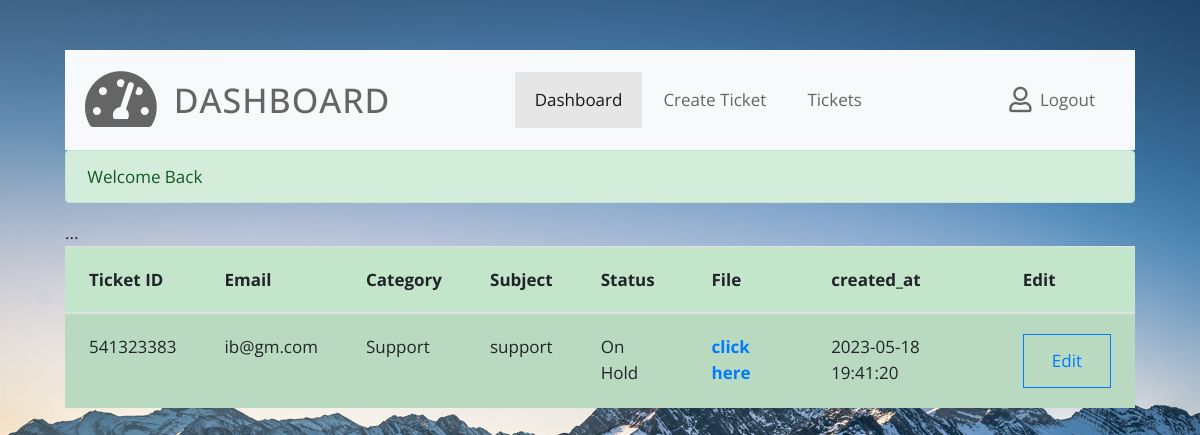
Screenshot of /user/tickets.php (signed in) with the database file from the repository.
### tables this page shows
CREATE TABLE `tickets` (
  `id` int(11) UNSIGNED NOT NULL,
  `name` varchar(50) NOT NULL,
  `email` varchar(50) NOT NULL,
  `subject` varchar(150) NOT NULL,
  `category` enum('New Installation','Support','Bug','Questions','Talon Chapman') NOT NULL,
  `status` enum('In Progress','Closed','On Hold') NOT NULL DEFAULT 'In Progress',
  `description` text NOT NULL,
  `files` varchar(250) NOT NULL,
  `ticket_id` int(11) NOT NULL,
  `created_at` timestamp NOT NULL DEFAULT current_timestamp() ON UPDATE current_timestamp()
);

### user/tickets.php (the view, shortened to what this page needs)
<!DOCTYPE html>
<html lang="en">
<head>
    <link rel="stylesheet" href="css/fontawesome.min.css">
    <link rel="stylesheet" href="css/bootstrap.min.css">
    <link rel="stylesheet" href="css/tooplate.css">
</head>
<body id="reportsPage" class="bg02">
    <div class="" id="home">
        <div class="container">
        <div class="row">
                <div class="col-12">
                    <nav class="navbar navbar-expand-xl navbar-light bg-light">
                        <a class="navbar-brand" href="index.php">
                            <i class="fas fa-3x fa-tachometer-alt tm-site-icon"></i>
                            <h1 class="tm-site-title mb-0">Dashboard</h1>
                        </a>
                        <div class="collapse navbar-collapse" id="navbarSupportedContent">
                            <ul class="navbar-nav mx-auto">
                                <li class="nav-item">
                                    <a class="nav-link active" href="index.php">Dashboard
                                    </a>
                                </li>
                                <li class="nav-item">
                                    <a class="nav-link" href="create-ticket.php">Create Ticket</a>
                                </li>
                                <li class="nav-item">
                                    <a class="nav-link" href="tickets.php">Tickets</a>
                                </li>
                            </ul>
                            <?php if(isset($_SESSION['userId'])){ ?>
                                <ul class="navbar-nav">
                                <li class="nav-item">
                                    <a class="nav-link d-flex" href="logout.php">
                                        <i class="far fa-user mr-2 tm-logout-icon"></i>
                                        <span>Logout</span>
                                    </a>
                                </li>
                            </ul>
                                    <?php } ?>
                        </div>
                    </nav>
                </div>
            </div>
            <?php require_once '../inc/success.php' ?>
            <?php require_once '../inc/connection.php' ?>
            <table class="table table-success table-striped">
  ...           <thead>
                <tr>
                <th scope="col">Ticket ID</th>
                <th scope="col">Email</th>
                <th scope="col">Category</th>
                <th scope="col">Subject</th>
                <th scope="col">Status</th>
                <th scope="col">File</th>
                <th scope="col">created_at</th>
                <th scope="col">Edit</th>
                </tr>
            </thead>
           <?php
                if(isset($_SESSION['email'])){
                 $email= $_SESSION['email'];
                    $sql="select * from `tickets` where `email`='$email'";
                    $result=mysqli_query($conn,$sql);
                    if(mysqli_num_rows($result) > 0){
                     $tickets = mysqli_fetch_all($result,MYSQLI_ASSOC);
                    }
                }
                    ?>
            <tbody>
                <?php
                if(isset($tickets)){
                 foreach($tickets as $ticket){ ?>
                <tr>
                <td><?php echo $ticket['ticket_id'] ;?></td>
                <td><?php echo $ticket['email'] ;?></td>
                <td><?php echo $ticket['category'] ;?></td>
                <td><?php echo $ticket['subject'] ;?></td>
                <td><?php echo $ticket['status'] ;?></td>
                <td><?php
                if($ticket['files']){
                    ?>
                    <div >
                    <a href="../upload/<?php echo $ticket['files'] ?>" tabindex="-1"><strong>click here</strong></a>
                    </div>
                    <?php }
                  ?></td>
                <td><?php echo $ticket['created_at'] ;?></td>
                <td>
                <form action="edit-ticket.php?id=<?php echo $ticket['id'] ?>" method="post">
                <div class="btn-group" role="group" aria-label="Basic outlined example">
                <button type="submit" name="edit" class="btn btn-outline-primary">Edit</button>
                </div>
                </form>
                </td>
                </tr>
                <?php }
               } ?>
            </tbody>
            </table>
                        </div>
                    </div>
</body>
</html>

### user/css/tooplate.css (style rules this page uses)
html { font-size: 17px; }
body { font-family: "Open Sans", Helvetica, Arial, sans-serif; overflow-x: hidden; }
body { background-image: url(../img/dash-bg-01.jpg); background-size: cover; background-repeat: no-repeat; background-position: center; background-attachment: fixed; padding-left: 50px; padding-right: 50px; }
.bg02 { background-image: url(../img/dash-bg-02.jpg); }
a { transition: all 0.3s ease; }
.navbar-brand { display: flex; align-items: center; }
.tm-site-icon { color: #656565; }
.tm-site-title { display: inline-block; text-transform: uppercase; font-size: 2rem; margin-left: 1rem; color: #656565; letter-spacing: 1px; }
.navbar { height: 100px; padding-left: 20px; padding-right: 20px; margin-top: 50px; }
.tm-logout-icon { font-size: 1.5em; }
.navbar-light .navbar-nav .nav-link { color: #656565; }
.navbar-light .navbar-nav .nav-link, .dropdown-item { padding: 15px 20px; }
.navbar-light .navbar-nav .active > .nav-link, .navbar-light .navbar-nav .nav-link.active, .navbar-light .navbar-nav .nav-link.show, .navbar-light .navbar-nav .show > .nav-link, .navbar-light .navbar-nav a:hover { background-color: #e6e6e6; }
.nav-item { margin-right: 30px; }
.nav-item:last-child { margin-right: 0; }
.btn { border-radius: 0; padding: 13px 28px; transition: all 0.2s ease; max-width: 100%; }
.table td, .table th { padding: 20px 24px; }
@media (min-width: 1200px) { .container { max-width: 1630px; } }
@media (max-width: 1275px) and (min-width: 1200px) { .nav-item { margin-right: 15px; } }
@media (max-width: 1350px) { .nav-item { margin-right: 1px; } }

### rows the page displays
tickets: ticket "541323383", email "ib@gm.com", category "Support", subject "support", status "On Hold", created_at "2023-05-18 19:41:20"

### other values shown
$_SESSION['success'] "Welcome Back"
